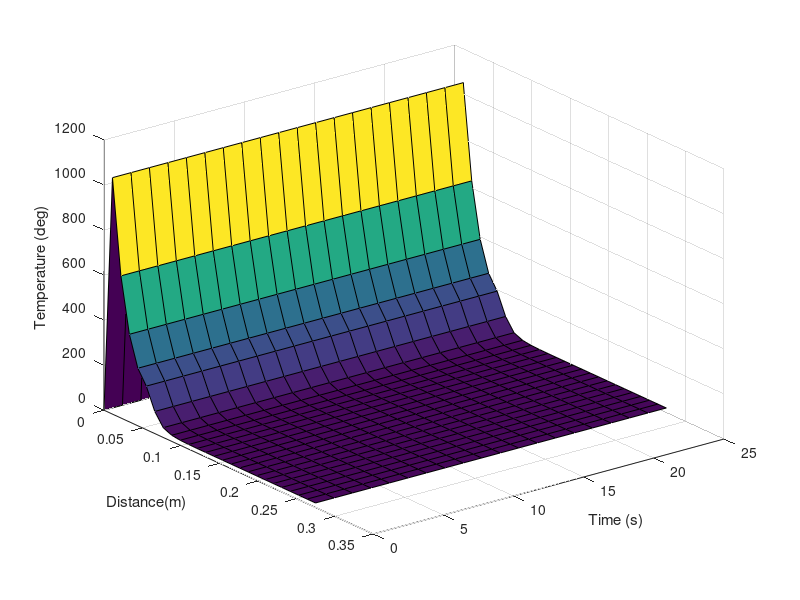

This figure's MATLAB source:
clear all;
diary paper_CWM_Temp

% INITIAL CONDITIONS
moisto = 0.0; %moisture content
ash=5*(1-moisto)/100;	%0.05;
dafo=1-moisto-ash;  %0.855;	%0.95;
rhodry = 750;
rhowet = rhodry/(1-moisto); 	%833.33   %750;
rhoo = rhowet*1.05;

%%%%%%%%%%%%%%%%%%%%%%%%%%%%%%
width =0.225; %Only oven length is considered, such that WIDTH = 0.45/2 = 0.225
nseg = 21;
dx = width/nseg; %0.010714286
delt = 600;       %GOOD solution
t=1*3600;        %total time
nt = t/delt;      %number of timesteps
doo= dx*dx/delt;
v0 = dx/delt;

wall = 0.05; %0.1
M = 1.5+wall/dx;  M=fix(M);
N = M+nseg-1;     N=fix(N);

%%%% Arrays for surface plot
numtime = 20;
T_surf = zeros(N, numtime);
t_surf = zeros(N, numtime);
x_surf = zeros(N, numtime);
%%%%%%%%%%%%%%%

Wcond = 2.3; Wrho = 2800; Wcp = 1200;
%%%%%%%%%%%%%%%%%%%%%%%%%%%%%%
%inlet_temp = 1150*ones(N,1); %1050; %deg

CH4	= 0.06943; C2H6	= 0.01166; CO	= 0.02272; CO2	= 0.01065; TAR	= 0.109658059;
H2O	= 0.048970557; NH3	= 0.012348159; H2S	= 0.015721205; Hydrogen	= 0.01440518;
car=0.838;  hy =0.053;  ox =0.071;  nit=0.018;  sul=0.02;

moist=moisto*ones(N,1);
daf=dafo*ones(N,1);   %daf=dafo;
atmassfrmla=1/(car/12+hy+ox/16+nit/14+sul/32);
atmass=atmassfrmla*ones(N,1);
carr=car*ones(N,1);
hyy=hy*ones(N,1);
oxx=ox*ones(N,1);
nitt=nit*ones(N,1);
sull=sul*ones(N,1);

H2Ozz = CO2zz = C2H6zz = NH3zz = H2Szz = TARzz = CH4zz = COzz = H2zz = zeros(N,1);
e0 = 1 - rhoo * (0.000668 * dafo + ash / 3000);

for i = 1:M-1
    Q(i) = 0;
    K(i) = Wcond;
    CVOL(i) = Wrho * Wcp;
end

##for i = 1:M-1
##    %T(i) = inlet_temp(1);		%inlet temp = 1323K
##    T(i) = 1150;
##end

for i = M:N      %for(i = M; i <= N; i++)
    T(i) = 20;      %ATOmospheric temp = 20deg
end

XB = 0;
Lboil = 2.257E6;
Qinput = 0;
time = 0;

%% Outside time loop
probe_locations = [0.05; 0.10625; 0.1625; 0.21875; 0.275];
%desired_temperatures = 0:10:100;
%desired_temperatures = 0:0.5:101;
%desired_temperatures = 300:50:1300;
%desired_temperatures = 1050:1:1300;
desired_temperatures = 0:100:900;
desired_times     = 0:(25/(numtime-1)):25;    %numtime = 20;
desired_locations = 0:(0.275/(N-1)):0.275;    %N = 26

recorded_times = zeros(length(desired_temperatures), length(probe_locations));    %OLD

%recorded_temperature_forDistance = zeros(N, numtime);
recorded_temperature_forDistance = zeros(length(desired_locations), length(desired_times));
%recorded_temperature_forTime = zeros(N, numtime);
recorded_temperature_forTime = zeros(length(desired_locations), length(desired_times));
%recorded_temperature = zeros(N, numtime);
recorded_temperature = zeros(length(desired_locations), length(desired_times));

for z=1:nt
  for i = M:N      %for(i = M; i <= N; i++)
    TK=T(i)+273;  E0 = 183000;  RT=8.3144*TK;
    %VOLATILE EVOLUTION MODEL
    if T(i)>350
      FE_H2O = @(EA) exp(-((((EA)-E0)/48000).^8));    FE_CO2 = @(EA) exp(-((((EA)-E0)/78000).^4));
      FE_C2H6 = @(EA) exp(-((((EA)-E0)/61000).^4));   FE_NH3 = @(EA) exp(-((((EA)-E0)/106000).^4));
      FE_H2S = @(EA) exp(-((((EA)-E0)/114000).^4));   FE_TAR = @(EA) exp(-((((EA)-E0)/48000).^8));
      FE_CH4 = @(EA)exp(-((((EA)-E0)/110000).^2));    FE_CO =  @(EA)exp(-((((EA)-E0)/93000).^4));
      FE_H2 =  @(EA)exp(-((((EA)-E0)/165000).^4));

      A_PVM = @(EA) 1-exp(-1.3E13.*delt.*exp(-(EA)./RT));
      A_PVM_dmDt = @(EA) 1.3E13*exp((-EA./RT)-(1.3E13.*delt.*exp(-EA./RT)));

      H2Ox = @(EA) -H2O*(-8/(48000^8)).*(((EA)-E0).^7).*FE_H2O(EA).*A_PVM(EA);
      CO2x = @(EA) -CO2*(-4/(78000^4)).*(((EA)-E0).^3).*FE_CO2(EA).*A_PVM(EA);
      C2H6x = @(EA) -C2H6*(-4/(61000^4)).*(((EA)-E0).^3).*FE_C2H6(EA).*A_PVM(EA);
      NH3x = @(EA) -NH3*(-4/(106000^4)).*(((EA)-E0).^3).*FE_NH3(EA).*A_PVM(EA);
      H2Sx = @(EA) -H2S*(-4/(114000^4)).*(((EA)-E0).^3).*FE_H2S(EA).*A_PVM(EA);
      TARx = @(EA) -TAR*(-8/(48000^8)).*(((EA)-E0).^7).*FE_TAR(EA).*A_PVM(EA);
      CH4x = @(EA) -CH4*(-2/(110000^2)).*(((EA)-E0).^1).*FE_CH4(EA).*A_PVM(EA);
      COx = @(EA) -CO*(-4/(93000^4)).*(((EA)-E0).^3).*FE_CO(EA).*A_PVM(EA);
      H2x = @(EA) -Hydrogen*(-4/(165000^4)).*(((EA)-E0).^3).*FE_H2(EA).*A_PVM(EA);

      H2O_dm = @(EA) H2O*(-8/(48000^8)).*(((EA)-E0).^7).*FE_H2O(EA).*A_PVM_dmDt(EA);
      CO2_dm = @(EA) CO2*(-4/(78000^4)).*(((EA)-E0).^3).*FE_CO2(EA).*A_PVM_dmDt(EA);
      C2H6_dm = @(EA) C2H6*(-4/(61000^4)).*(((EA)-E0).^3).*FE_C2H6(EA).*A_PVM_dmDt(EA);
      NH3_dm = @(EA) NH3*(-4/(106000^4)).*(((EA)-E0).^3).*FE_NH3(EA).*A_PVM_dmDt(EA);
      H2S_dm = @(EA) H2S*(-4/(114000^4)).*(((EA)-E0).^3).*FE_H2S(EA).*A_PVM_dmDt(EA);
      TAR_dm = @(EA) TAR*(-8/(48000^8)).*(((EA)-E0).^7).*FE_TAR(EA).*A_PVM_dmDt(EA);
      CH4_dm = @(EA) CH4*(-2/(110000^2)).*(((EA)-E0).^1).*FE_CH4(EA).*A_PVM_dmDt(EA);
      CO_dm = @(EA) CO*(-4/(93000^4)).*(((EA)-E0).^3).*FE_CO(EA).*A_PVM_dmDt(EA);
      H2_dm = @(EA) Hydrogen*(-4/(165000^4)).*(((EA)-E0).^3).*FE_H2(EA).*A_PVM_dmDt(EA);

      H2Oz = integral(H2Ox, E0, Inf);    CO2z = integral(CO2x, E0, Inf);    C2H6z = integral(C2H6x, E0, Inf);
      NH3z = integral(NH3x, E0, Inf);    H2Sz = integral(H2Sx, E0, Inf);    TARz = integral(TARx, E0, Inf);
      CH4z = integral(CH4x, E0, Inf);    COz = integral(COx, E0, Inf);    H2z = integral(H2x, E0, Inf);
      totalz = H2Oz + CO2z + C2H6z + NH3z + H2Sz + TARz + CH4z + COz + H2z;

      H2Ozz(i) = integral(H2O_dm, E0, Inf);    CO2zz(i) = integral(CO2_dm, E0, Inf);    C2H6zz(i) = integral(C2H6_dm, E0, Inf);
      NH3zz(i) = integral(NH3_dm, E0, Inf);    H2Szz(i) = integral(H2S_dm, E0, Inf);    TARzz(i) = integral(TAR_dm, E0, Inf);
      CH4zz(i) = integral(CH4_dm, E0, Inf);    COzz(i) = integral(CO_dm, E0, Inf);    H2zz(i) = integral(H2_dm, E0, Inf);
      Total_dmDt = H2Ozz(i) + CO2zz(i) + C2H6zz(i) + NH3zz(i) + H2Szz(i) + TARzz(i) + CH4zz(i) + COzz(i) + H2zz(i);

      H2Oy = H2O - H2Oz;    CO2y = CO2 - CO2z;    C2H6y = C2H6 - C2H6z;
      NH3y = NH3 - NH3z;    H2Sy = H2S - H2Sz;    TARy = TAR - TARz;
      CH4y = CH4 - CH4z;    COy = CO - COz;       H2y = Hydrogen - H2z;

      Y=H2Oy+CO2y+C2H6y+NH3y+H2Sy+TARy+CH4y+COy+H2y+0.68443684;
      VM = 1- Y;

      carr(i)=(0.6707481032+0.75*CH4y+0.8*C2H6y+0.4286*COy+0.2727*CO2y+0.85*TARy)/Y;
      hyy(i)= (0.00136887368+0.25*CH4y+0.2*C2H6y+0.082*TARy+H2y+0.1111*H2Oy+0.1765*NH3y+0.0588*H2Sy)/Y;
      oxx(i)= (0.00136887368+0.5714*COy+0.7273*CO2y+0.049*TARy+0.8889*H2Oy)/Y;
      nitt(i)=(0.0068443684+0.009*TARy+0.8235*NH3y)/Y;
      sull(i)=(0.00410662104+0.01*TARy+0.9412*H2Sy)/Y;
      daf(i)=Y*dafo;
      atmass(i)=1/((carr(i)/12)+(hyy(i))+(oxx(i)/16)+(nitt(i)/14)+(sull(i)/32));
        %Y=real(Y);      car=real(car);      hy=real(hy);      ox=real(ox);      nit=real(nit);      sul=real(sul);
    end

      %PHYSICAL PROPERTIES MODEL
      mass=daf(i)+ash+moist(i);
      rho=rhoo*mass;
      Csteam_equ(i) = 1810 + 0.66*T(i); %Csteam = 2000;
      densdaf = 1/(((0.0053*carr(i))/12)+(hyy(i)*0.00577)+((oxx(i)*0.00346)/16)+((nitt(i)*0.0669)/14)+((sull(i)*0.0384)/32));
      dens=mass/(daf(i)/densdaf+ash/3000+moist(i)/1000);
      e=1-rho./dens;    %eshr=max(0, 1-(1-e) /(1-e0));
      effectivepor = 1- ((1-e).^(1/3));
      F1=exp(380/TK);
      E1=F1*(380/TK/(F1-1))^2;
      F2=exp(1800/TK);
      E2=F2*(1800/TK/(F2-1))^2;
      Cdaf=8314.4*(E1+2*E2)/atmass(i);
      Cash=754+.586*T(i);
      C=(daf(i)*Cdaf+ash*Cash+4186.8*moist(i))/mass;
      CVOL(i) = C.*rho;        %J/kg.K * kg/m3 = J/K.m3

      %HEAT Calculation

      H2Oxhs =  -13468000+ (1810*T(i)) + (0.33*T(i).^2);     CO2xhs =  -8964000 + (900*T(i))  + (0.22*T(i).^2);
      C2H6xhs =	-2866000 + (1920*T(i)) + (1.46*T(i).^2);     NH3xhs =	-2760000 + (2080*T(i)) + (0.84*T(i).^2);
      H2Sxhs =  -630000  + (980*T(i))  + (0.24*T(i).^2);     TARxhs =  -1936000 + (1390*T(i)) + (1.83*T(i).^2);
      CH4xhs =  -4719000 + (2210*T(i)) + (1.56*T(i).^2);     COxhs =   -3971000 + (1020*T(i)) + (0.11*T(i).^2);
      H2xhs =   -0       + (14250*T(i))+ (0.53*T(i).^2);

      %hsH2O = -daf*H2Oxhs*H2Ozz;    hsCO2 = -daf*CO2xhs*CO2zz;    hsC2H6 = -daf*C2H6xhs*C2H6zz;
      %hsNH3 = -daf*NH3xhs*NH3zz;    hsH2S = -daf*H2Sxhs*H2Szz;    hsTAR = -daf*TARxhs*TARzz;
      %hsCH4 = -daf*CH4xhs*CH4zz;    hsCO = -daf*COxhs*COzz ;      hsH2 = -daf*H2xhs*H2zz;
      %totalhs = hsH2O + hsCO2 + hsC2H6 + hsNH3 + hsH2S + hsTAR + hsCH4 + hsCO;

      valH_C = 33620000;    valphi_C = 32760000;
      valH_H = 141930000;   valphi_H = 141770000;
      valH_O = -14530000;   valphi_O = 0;
      valH_N = 0;           valphi_N = 0;
      valH_S = 9420000;     valphi_S = 9260000;

      mu_C = 12; mu_H = 1; mu_O = 16; mu_N = 14; mu_S = 32;

      G1=exp(380/TK);    H1=380*(1/(G1-1));
      G2=exp(1800/TK);   H2=3600*(1/(G2-1));
      f_T = (8314.4)*(H1+H2-156);          %J/kg

      hf_H2O_H = 0.1111*(valH_H - valphi_H + f_T/mu_H);    hf_H2O_O = 0.8889*(valH_O - valphi_O + f_T/mu_O);
      hf_CO2_C = 0.2727*(valH_C - valphi_C + f_T/mu_C);    hf_CO2_O = 0.7273*(valH_O - valphi_O + f_T/mu_O);
      hf_C2H6_C = 0.8*(valH_C - valphi_C + f_T/mu_C);      hf_C2H6_H = 0.2*(valH_H - valphi_H + f_T/mu_H);
      hf_NH3_N = 0.1765*(valH_N - valphi_N + f_T/mu_N);    hf_NH3_H = 0.8235*(valH_H - valphi_H + f_T/mu_H);
      hf_H2S_H = 0.0588*(valH_H - valphi_H + f_T/mu_H);    hf_H2S_S = 0.9412*(valH_S - valphi_S + f_T/mu_S);
      hf_TAR_C = 0.85*(valH_C - valphi_C + f_T/mu_C);      hf_TAR_H = 0.082*(valH_H - valphi_H + f_T/mu_H);
      hf_TAR_O = 0.049*(valH_O - valphi_O + f_T/mu_O);     hf_TAR_N = 0.009*(valH_N - valphi_N + f_T/mu_N);
      hf_TAR_S = 0.01*(valH_S - valphi_S + f_T/mu_S);
      hf_CH4_C = 0.75*(valH_C - valphi_C + f_T/mu_C);      hf_CH4_H = 0.25*(valH_H - valphi_H + f_T/mu_H);
      hf_CO_C = 0.4286*(valH_C - valphi_C + f_T/mu_C);     hf_CO_O = 0.5714*(valH_O - valphi_O + f_T/mu_O);
      hf_H2_H = 1.0*(valH_H - valphi_H + f_T/mu_H);

      hf_H2O = hf_H2O_H + hf_H2O_O;
      hf_CO2 = hf_CO2_C + hf_CO2_O;
      hf_C2H6 = hf_C2H6_C + hf_C2H6_H;
      hf_NH3 = hf_NH3_N + hf_NH3_H;
      hf_H2S = hf_H2S_H + hf_H2S_S;
      hf_TAR = hf_TAR_C + hf_TAR_H + hf_TAR_O + hf_TAR_N + hf_TAR_S;
      hf_CH4 = hf_CH4_C + hf_CH4_H;
      hf_CO = hf_CO_C + hf_CO_O;
      hf_H2 = hf_H2_H;

      dq_mj_H2O = daf(i)*(hf_H2O - H2Oxhs);    dq_mj_CO2 = daf(i)*(hf_CO2 - CO2xhs);    dq_mj_C2H6 = daf(i)*(hf_C2H6 - C2H6xhs);
      dq_mj_NH3 = daf(i)*(hf_NH3 - NH3xhs);    dq_mj_H2S = daf(i)*(hf_H2S - H2Sxhs);    dq_mj_TAR = daf(i)*(hf_TAR - TARxhs);
      dq_mj_CH4 = daf(i)*(hf_CH4 - CH4xhs);    dq_mj_CO = daf(i)*(hf_CO - COxhs);       dq_mj_H2 = daf(i)*(hf_H2 - H2xhs);

      %TOTAL HEAT dq_dt for overall COAL COMBUSTION //
      dq_dt_H2O = -dq_mj_H2O*H2Ozz(i);    dq_dt_CO2 = -dq_mj_CO2*CO2zz(i);    dq_dt_C2H6 = -dq_mj_C2H6*C2H6zz(i);
      dq_dt_NH3 = -dq_mj_NH3*NH3zz(i);    dq_dt_H2S = -dq_mj_H2S*H2Szz(i);    dq_dt_TAR = -dq_mj_TAR*TARzz(i);
      dq_dt_CH4 = -dq_mj_CH4*CH4zz(i);    dq_dt_CO = -dq_mj_CO*COzz(i);       dq_dt_H2 = -dq_mj_H2*H2zz(i);

      %Integrating above equation and calculating mass of individual specie releasing heat //
      %dq_dt_H2O = dq_mj_H2O*H2Oz;    dq_dt_CO2 = dq_mj_CO2*CO2z;    dq_dt_C2H6 = dq_mj_C2H6*C2H6z;
      %dq_dt_NH3 = dq_mj_NH3*NH3z;    dq_dt_H2S = dq_mj_H2S*H2Sz;    dq_dt_TAR = dq_mj_TAR*TARz;
      %dq_dt_CH4 = dq_mj_CH4*CH4z;    dq_dt_CO = dq_mj_CO*COz;       dq_dt_H2 = dq_mj_H2*H2z;

      %W/kg
      Total_dq_dt = dq_dt_H2O + dq_dt_CO2 + dq_dt_C2H6 + dq_dt_NH3 + dq_dt_H2S + dq_dt_TAR + dq_dt_CH4 + dq_dt_CO + dq_dt_H2;
      Q(i) = Total_dq_dt* dafo * rhoo;  %W/m3
      % Q=real(Q);

      K0 = ((densdaf/4511)^3.5)*sqrt(TK);
      %if (e < 0.5)	%if (T < 773) %623
      if (e < e0)
        KparGas = (7.45E-5*TK);
        KparRad = (2.28E-10*(TK^3));
        Kadd = KparGas + KparRad;
        K1 = effectivepor/Kadd;
        K2 = (1-effectivepor)/K0;
        K(i) = (0.6*moist(i)) + ((1-moist(i))/ (K1 + K2));

      else  %(totalpor(T) >= pR_)
        pR = 0.5;
        rad_Int = (pR*(1-e))/(1-pR);
        rad_Ext = 1-((1-e)/(1-pR));
        K3= (1-e)*K0;
        K4= e*(4.96E-4*TK);
        K5= rad_Int*(3.42E-11*(TK^3));
        K6= rad_Ext*(2.28E-9*(TK^3));
        K(i) =	K3 + K4 + K5 + K6;
      end
    end
    %endfor

    % TEMPERATURE HISTORY MODEL
    % TDMA
        L(1) = 0;
        G(1) = 1;
        U(1) = 0;
        Z(1) = 1050;  %TF Inlet condition

      for i=2:N-1
          KL = 2/(1/K(i)+1/K(i-1));      %KL=real(KL); %K(i)=real(K(i)); K(i-1)=real(K(i-1)); K(i+1)=real(K(i+1));
          KU = 2/(1/K(i+1)+1/K(i));      %KU=real(KU);
          DIFFL = KL/CVOL(i); %K/CVOL(i);
          DIFFU = KU/CVOL(i); %K/CVOL(i);
          F_DIFFL = DIFFL/doo;
          F_DIFFU = DIFFU/doo;
          REACT = Q(i)/CVOL(i); %Q/CVOL;    %(W/m3)/(J/K.m3)   = (J/s.m3)/(J/K.m3) = K/s
          F_REACT = REACT*delt;
          L(i) = -F_DIFFL;
          G(i) = 1+F_DIFFL+F_DIFFU;
          U(i) = -F_DIFFU;
          Z(i) = T(i)+F_REACT;    %Z(i) = T(i);
      end

    % Outlet condition - SYMMETRY
        L(N) = -F_DIFFL;             %L(N) = -F_DIFFU;
        G(N) = 1+F_DIFFL;            %G(N) = 1+F_DIFFU;
        U(N) = 0;
        Z(N) = T(N)+ Q(N)*delt/CVOL(N); %F_REACT(N-1);
        %Z(N) = T(N-1)+ Q(N-1)*dt/CVOL(N-1);

      IB = IC = N+1;
      for i = N:-1:M
         if (T(i)==100 && moist(i)>0)
           IB = i;
         end
      end

      for i = N:-1:IB+1 %IB+1 = IC
         if (T(i)<100)
           IC = i;
         end
      end

      for i=IB:IC-1   %IB = IC-1
          L(i) = 0;
          G(i) = 1;
          U(i) = 0;
          Z(i) = 100;
      end

      % Forward  elimination
      for i=2:N
        FACTOR = L(i)/G(i-1);
        G(i)=G(i)-FACTOR*U(i-1);
        Z(i)=Z(i)-FACTOR*Z(i-1);
      end
      % Backward Substitution
      for i = N-1:-1:1
         Z(i)=Z(i)-Z(i+1)*U(i)/G(i+1);
      end

      for i = 1:N %temperature calculation at the diagonal
        T(i)=Z(i)/G(i);
      end
      for i=M:N
        if (T(i)>100 && moist(i)>0)
          T(i)=100;
        end
      end

      if IB<N+1
        QB=K(IB-1)*(T(IB-1)-100)/dx;
        QBMAX=Lboil*(dx-XB)*rhoo*moist(IB)/delt;
        if QB>QBMAX
           QB=QBMAX;
           XB=0;
           moist(IB)=0;
        %end
        else XB=XB+(QB*delt)/(rhoo*moist(IB)*Lboil);
        end
        if IC<N+1
          QC=K(IC)*(100-T(IC))/dx;
          QERR=QB-QC;
          for i=IC:N
             if QERR > 0  %if (!(QERR > 0)) break;
                QSENS=CVOL(i)*(100-T(i))*v0;
             if QSENS>QERR
               T(i)=T(i)+QERR/(CVOL(i)*v0);
               moist(i)=moist(i)+QERR/(Lboil*rhoo*v0);
               QERR=0;
             %end
             else
               T(i)=100;
               moist(i)=moist(i)+QSENS/(Lboil*rhoo*v0);
               QERR=QERR-QSENS;
             end
          end
        end
        else
          V=Csteam_equ(i)*QB/Lboil;
          for i = IB-1:-1:M
            %if (!(eshr)) break ;
            %if(eshr(i)==0)
            if((T(i)>0)&&(T(i)<483))
              %fprintf('This loop works\n');
              VEL=V/CVOL(i);
              VELL=VEL/v0;
              T(i)=T(i)-VELL*(T(i-1)-T(i+1))/2;
            end
          end
        end
      end

    if M > 2
      Qinput = Qinput + max(0, (Wcond * (T(1) - T(M - 1)) / ((M - 2) * v0)));
    end

    Heat_req = Qinput * 1E-6 / (rhoo * width);  %MJ/kg
    fprintf('%0.0f\n', [z*delt]);
    %% Inside time loop
    for i = M : N
        x_this = (i - M) * dx + 0.05;
        x_next = x_this + dx;

        % x_M --- x_M+1 --(p1)-- x_M+2 --- x_M+3 --(p2)-- x_M+4 ...
        for j = 1 : length(probe_locations)
            if x_this <= probe_locations(j) && x_next >= probe_locations(j)    %if x_this <= probe_locations(j) && x_next >= probe_locations(j)
                for k = 1 : length(desired_temperatures)
                    if (recorded_times(k, j) == 0)
                      % constant interpolation
                      temperature_this = T(i);    %moist(i);
                      if (temperature_this >= desired_temperatures(k))
                          %fprintf('z\n');
                          %fprintf('%0.5f\n',[z/3600]);
                          recorded_times(k, j) = (z/3600)*delt;     %not works
                      end
                    end
                end
            end
        end
    end


    %%%% Arrays for surface plot
    %%%%%%%%%%%%%%%

    %%% placeholder
    % T_surf(i, z) = ...
    % t_surf(i, z) = ...
    % x_surf(i, z) = ...

%recorded_temperature_forDistance = zeros(N, numtime);
%recorded_temperature_forTime = zeros(N, numtime);
%recorded_temperature = zeros(length(desired_locations), length(desired_times));
%desired_times     = 0:(25/(numtime-1)):25;    %numtime = 20;
%desired_locations = 0:(0.275/(N-1)):0.275;    %N = 26

    %% Temperature calculated for distance and time
    for i = 1 : N
        %x_this = (i - M) * dx + 0.05;
        x_this = (i) * dx;
        x_next = x_this + dx;

        % x_M --- x_M+1 --(p1)-- x_M+2 --- x_M+3 --(p2)-- x_M+4 ...
        for j = 1 : length(desired_locations)
            if x_this <= desired_locations(j) && x_next >= desired_locations(j)    %if x_this <= probe_locations(j) && x_next >= probe_locations(j)
                for k = 1 : length(desired_times)
                    if (recorded_temperature(j, k) == 0)
                      % constant interpolation
                      recorded_temperature(j, k) = T(i);
                      %time_this = desired_times;
                      %if (time_this >= desired_times(k))
                          %fprintf('z\n');
                          %fprintf('%0.5f\n',[z/3600]);
                          %recorded_times(k, j) = (z/3600)*delt;     %not works
                      %end
                    end
                end
            end
        end
    end
end
surf (desired_times, desired_locations, recorded_temperature)
set(gca, 'YDir','reverse')
xlabel ("Time (s)");
ylabel ("Distance(m)");
zlabel ("Temperature (deg)");
diary off